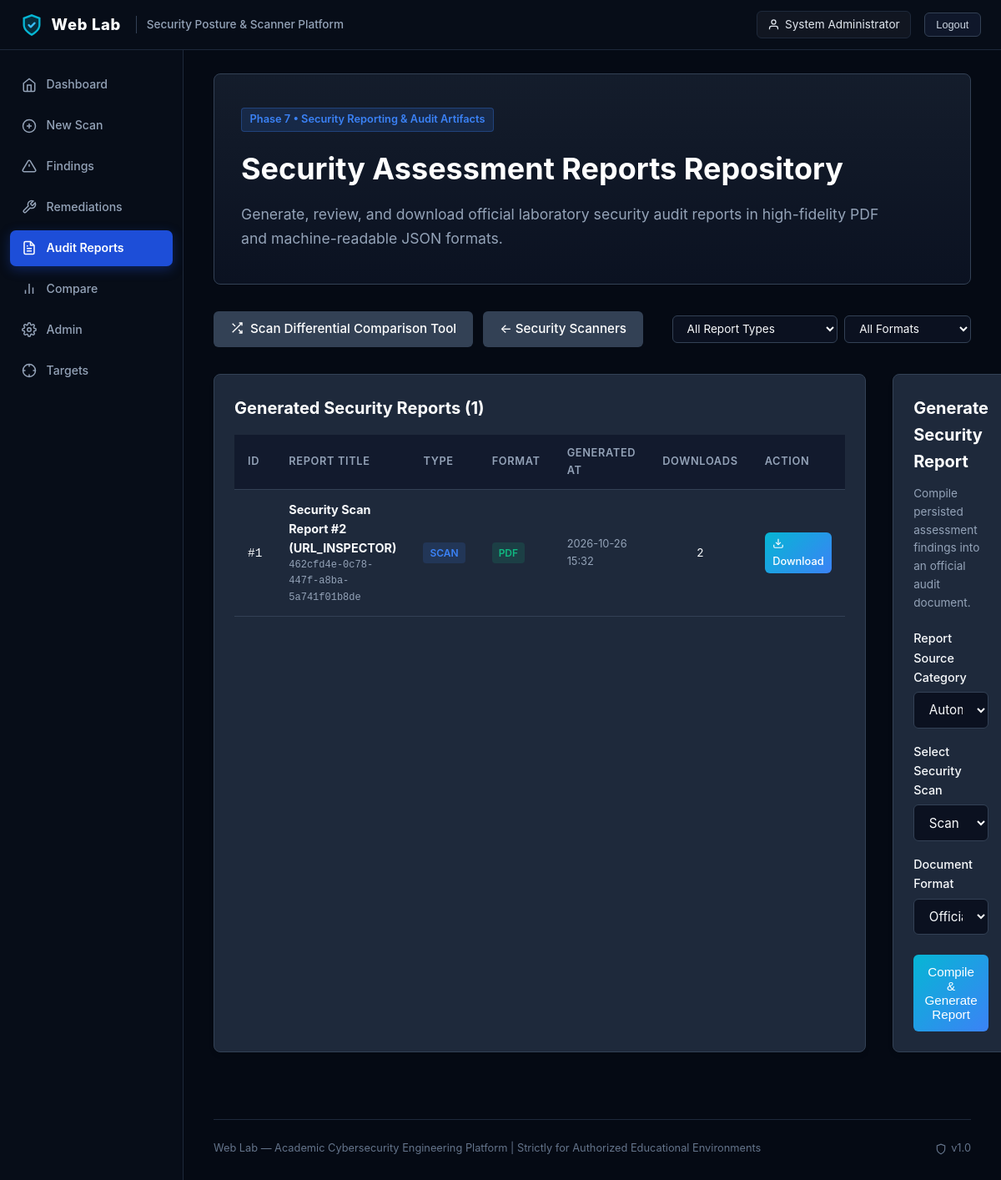
Screenshot of /reports (signed in) with the database file from the repository.
### app/models/user.py (models this page shows, shortened)
class User(db.Model):
    __tablename__ = "users"
    id = db.Column(db.Integer, primary_key=True)
    email = db.Column(db.String(255), unique=True, nullable=False, index=True)
    display_name = db.Column(db.String(100), nullable=False)
    password_hash = db.Column(db.String(255), nullable=False)
    role = db.Column(db.String(30), nullable=False, default=Role.USER)
    status = db.Column(db.String(20), nullable=False, default=UserStatus.ACTIVE)
    created_at = db.Column(
        db.DateTime,
        nullable=False,
        default=lambda: datetime.now(UTC),
    )
    updated_at = db.Column(
        db.DateTime,
        nullable=False,
        default=lambda: datetime.now(UTC),
        onupdate=lambda: datetime.now(UTC),
    )
    @property
    def is_active_account(self) -> bool:
        return self.status == UserStatus.ACTIVE
    @property
    def is_admin(self) -> bool:
        return self.role == Role.ADMIN
    def has_role(self, *roles: str) -> bool:
        return self.role in roles

### app/models/report.py (models this page shows, shortened)
class SecurityReport(db.Model):
    __tablename__ = "security_reports"
    id = db.Column(db.Integer, primary_key=True)
    uuid = db.Column(
        db.String(36), unique=True, nullable=False, index=True, default=lambda: str(uuid.uuid4())
    )
    title = db.Column(db.String(255), nullable=False)
    report_type = db.Column(
        db.String(32), nullable=False, index=True
    )  # SCAN, ASSESSMENT, COMPREHENSIVE, COMPARISON
    file_format = db.Column(db.String(10), nullable=False, default="pdf")  # pdf, json
    scan_id = db.Column(
        db.Integer, db.ForeignKey("security_scans.id", ondelete="SET NULL"), nullable=True
    )
    assessment_id = db.Column(
        db.Integer, db.ForeignKey("assessments.id", ondelete="SET NULL"), nullable=True
    )
    target_id = db.Column(
        db.Integer, db.ForeignKey("lab_targets.id", ondelete="SET NULL"), nullable=True
    )
    generated_by_user_id = db.Column(
        db.Integer, db.ForeignKey("users.id", ondelete="SET NULL"), nullable=True
    )
    file_path = db.Column(db.String(255), nullable=False)
    file_size_bytes = db.Column(db.Integer, nullable=False, default=0)
    download_count = db.Column(db.Integer, nullable=False, default=0)
    summary_json = db.Column(db.Text, nullable=True)
    created_at = db.Column(
        db.DateTime, nullable=False, default=lambda: datetime.now(UTC), index=True
    )
    scan = db.relationship("SecurityScan", backref=db.backref("reports", lazy=True))
    assessment = db.relationship("Assessment", backref=db.backref("reports", lazy=True))
    target = db.relationship("LabTarget", backref=db.backref("reports", lazy=True))
    generator = db.relationship("User", backref=db.backref("generated_reports", lazy=True))

### app/routes/reports.py (the view)
@reports_bp.route("", methods=["GET"])
@role_required(Role.SECURITY_ANALYST, Role.ADMIN)
def index():
    report_type_filter = request.args.get("type", "").strip().upper()
    format_filter = request.args.get("format", "").strip().lower()
    query = SecurityReport.query
    if report_type_filter:
        query = query.filter_by(report_type=report_type_filter)
    if format_filter in ("pdf", "json"):
        query = query.filter_by(file_format=format_filter)
    reports = query.order_by(SecurityReport.created_at.desc()).all()
    recent_scans = SecurityScan.query.order_by(SecurityScan.id.desc()).limit(15).all()
    recent_assessments = Assessment.query.order_by(Assessment.id.desc()).limit(15).all()
    targets = LabTarget.query.filter_by(is_authorized=True).all()
    return render_template(
        "reports/index.html",
        reports=reports,
        recent_scans=recent_scans,
        recent_assessments=recent_assessments,
        targets=targets,
        current_type=report_type_filter,
        current_format=format_filter,
    )

### app/security/auth.py (called while the page is built)
def get_current_user() -> User | None:
    if hasattr(g, "current_user"):
        return g.current_user
    user_id = session.get("user_id")
    if not user_id:
        g.current_user = None
        return None
    user = db.session.get(User, user_id)
    if not user or not user.is_active_account:
        session.clear()
        g.current_user = None
        return None
    g.current_user = user
    return user

### app/security/csrf.py (called while the page is built, shortened)
def generate_csrf_token() -> str:
    if "_csrf_token" not in session:
        session["_csrf_token"] = secrets.token_hex(32)
    return session["_csrf_token"]

def init_csrf(app: Flask) -> None:
    @app.context_processor
    def inject_csrf_token():
        return {"csrf_token": generate_csrf_token}
    @app.before_request
    def verify_csrf():
        if request.method in SAFE_METHODS:
            return

### app/templates/reports/index.html (shortened to what this page needs)
{% extends "base.html" %}
{% block content %}
<div class="hero">
  <span class="badge-phase" style="background-color: rgba(59, 130, 246, 0.15); color: var(--accent-blue); border-color: rgba(59, 130, 246, 0.3);">
    Phase 7 &bull; Security Reporting &amp; Audit Artifacts
  </span>
  <h1>Security Assessment Reports Repository</h1>
  <p>
    Generate, review, and download official laboratory security audit reports in high-fidelity PDF and machine-readable JSON formats.
  </p>
</div>
<div style="display: flex; justify-content: space-between; align-items: center; margin-bottom: 2rem; flex-wrap: wrap; gap: 1rem;">
  <div style="display: flex; gap: 0.75rem;">
    <a href="{{ url_for('reports.compare') }}" class="btn btn-secondary">
      Scan Differential Comparison Tool
    </a>
    <a href="{{ url_for('scans.index') }}" class="btn btn-secondary">
      &larr; Security Scanners
    </a>
  </div>
  <form method="GET" action="{{ url_for('reports.index') }}" style="display: flex; gap: 0.5rem; align-items: center;">
    <select name="type" class="form-control" style="width: auto; padding: 0.4rem 0.8rem; font-size: 0.85rem;" onchange="this.form.submit()">
      <option value="">All Report Types</option>
    </select>
    <select name="format" class="form-control" style="width: auto; padding: 0.4rem 0.8rem; font-size: 0.85rem;" onchange="this.form.submit()">
      <option value="">All Formats</option>
    </select>
  </form>
</div>
<div class="grid" style="grid-template-columns: 2fr 1fr; gap: 2rem;">
  <div class="card">
    <h2>Generated Security Reports ({{ reports|length }})</h2>
    {% if reports %}
      <div class="table-responsive">
        <table class="table">
          <thead>
            <tr>
              <th>ID</th>
              <th>Report Title</th>
              <th>Type</th>
              <th>Format</th>
              <th>Generated At</th>
              <th>Downloads</th>
              <th>Action</th>
            </tr>
          </thead>
          <tbody>
            {% for r in reports %}
              <tr>
                <td><code>#{{ r.id }}</code></td>
                <td>
                  <strong>{{ r.title }}</strong>
                  <div style="font-size: 0.75rem; color: var(--text-secondary); font-family: var(--font-mono);">{{ r.uuid }}</div>
                </td>
                <td>
                  <span class="badge" style="background-color: rgba(59, 130, 246, 0.15); color: var(--accent-blue); font-size: 0.75rem;">
                    {{ r.report_type }}
                  </span>
                </td>
                <td>
                  <span class="badge" style="background-color: rgba(16, 185, 129, 0.15); color: var(--accent-green); font-size: 0.75rem; text-transform: uppercase;">
                    {{ r.file_format }}
                  </span>
                </td>
                <td style="font-size: 0.8rem; color: var(--text-secondary);">
                  {{ r.created_at.strftime('%Y-%m-%d %H:%M') }}
                </td>
                <td style="text-align: center; font-size: 0.85rem;">
                  {{ r.download_count }}
                </td>
                <td>
                  <a href="{{ url_for('reports.download_report', report_id=r.id) }}" class="btn btn-primary btn-sm" style="padding: 0.25rem 0.6rem; font-size: 0.8rem;">
                    <svg width="14" height="14" viewBox="0 0 24 24" fill="none" stroke="currentColor" stroke-width="2" style="vertical-align: -2px; margin-right: 2px;">
                      <path d="M21 15v4a2 2 0 0 1-2 2H5a2 2 0 0 1-2-2v-4"></path>
                      <polyline points="7 10 12 15 17 10"></polyline>
                      <line x1="12" y1="15" x2="12" y2="3"></line>
                    </svg>
                    Download
                  </a>
                </td>
              </tr>
            {% endfor %}
          </tbody>
        </table>
      </div>
    {% endif %}
  </div>
  <div class="card">
    <h2>Generate Security Report</h2>
    <p style="color: var(--text-secondary); font-size: 0.85rem; margin-bottom: 1.25rem;">
      Compile persisted assessment findings into an official audit document.
    </p>
    <form method="POST" action="{{ url_for('reports.generate') }}">
      <div class="form-group" style="margin-bottom: 1rem;">
        <label for="report_type">Report Source Category</label>
        <select id="report_type" name="report_type" class="form-control" onchange="toggleReportSelectors(this.value)" required>
          <option value="scan">Automated Security Scan (Phase 6)</option>
        </select>
      </div>
      <div id="scan_selector_box" class="form-group" style="margin-bottom: 1rem;">
        <label for="scan_id">Select Security Scan</label>
        <select id="scan_id" name="scan_id" class="form-control">
          {% for s in recent_scans %}
            <option value="{{ s.id }}">Scan #{{ s.id }} &mdash; {{ s.scanner_type|upper }} ({{ s.status }}, {{ s.total_findings }} findings)</option>
          {% endfor %}
        </select>
      </div>
      <div class="form-group" style="margin-bottom: 1.5rem;">
        <label for="file_format">Document Format</label>
        <select id="file_format" name="file_format" class="form-control" required>
          <option value="pdf">Official PDF Document (.pdf)</option>
        </select>
      </div>
      <button type="submit" class="btn btn-primary" style="width: 100%; padding: 0.75rem;">
        Compile &amp; Generate Report
      </button>
    </form>
  </div>
</div>
{% endblock %}

### app/templates/base.html (shortened to what this page needs)
<!DOCTYPE html>
<html lang="en">
<head>
  <link rel="stylesheet" href="{{ url_for('static', filename='css/app.css') }}">
</head>
<body class="app-body">
  <header class="top-nav">
    <div class="top-nav-left">
      <a href="{{ url_for('dashboard.index') }}" class="brand-link">
        <span class="brand-title">Web Lab</span>
        <span class="brand-subtitle">Security Posture &amp; Scanner Platform</span>
      </a>
    </div>
    <div class="top-nav-right">
      {% if current_user %}
        <div class="user-pill">
          <svg width="15" height="15" viewBox="0 0 24 24" fill="none" stroke="currentColor" stroke-width="2">
            <path d="M20 21v-2a4 4 0 0 0-4-4H8a4 4 0 0 0-4 4v2"></path>
            <circle cx="12" cy="7" r="4"></circle>
          </svg>
          <span>{{ current_user.display_name }}</span>
        </div>
        <form action="{{ url_for('auth.logout') }}" method="POST" style="margin: 0; display: inline;">
          <button type="submit" class="btn-logout">Logout</button>
        </form>
      {% endif %}
    </div>
  </header>
  <div class="app-layout">
    <aside class="app-sidebar">
      <nav class="sidebar-nav">
        <a href="{{ url_for('dashboard.index') }}" class="sidebar-link {% if request.endpoint == 'dashboard.index' %}active{% endif %}">
          <svg class="sidebar-icon" viewBox="0 0 24 24" fill="none" stroke="currentColor" stroke-width="2">
            <path d="M3 9l9-7 9 7v11a2 2 0 0 1-2 2H5a2 2 0 0 1-2-2z"></path>
            <polyline points="9 22 9 12 15 12 15 22"></polyline>
          </svg>
          <span>Dashboard</span>
        </a>
        <a href="{{ url_for('scans.index') }}" class="sidebar-link {% if request.endpoint and request.endpoint.startswith('scans.index') %}active{% endif %}">
          <svg class="sidebar-icon" viewBox="0 0 24 24" fill="none" stroke="currentColor" stroke-width="2">
            <circle cx="12" cy="12" r="10"></circle>
            <line x1="12" y1="8" x2="12" y2="16"></line>
            <line x1="8" y1="12" x2="16" y2="12"></line>
          </svg>
          <span>New Scan</span>
        </a>
        <a href="{{ url_for('scans.findings_list') }}" class="sidebar-link {% if request.endpoint and 'finding' in request.endpoint %}active{% endif %}">
          <svg class="sidebar-icon" viewBox="0 0 24 24" fill="none" stroke="currentColor" stroke-width="2">
            <path d="M10.29 3.86L1.82 18a2 2 0 0 0 1.71 3h16.94a2 2 0 0 0 1.71-3L13.71 3.86a2 2 0 0 0-3.42 0z"></path>
            <line x1="12" y1="9" x2="12" y2="13"></line>
            <line x1="12" y1="17" x2="12.01" y2="17"></line>
          </svg>
          <span>Findings</span>
        </a>
        <a href="{{ url_for('remediations.index') }}" class="sidebar-link {% if request.endpoint and 'remediation' in request.endpoint %}active{% endif %}">
          <svg class="sidebar-icon" viewBox="0 0 24 24" fill="none" stroke="currentColor" stroke-width="2">
            <path d="M14.7 6.3a1 1 0 0 0 0 1.4l1.6 1.6a1 1 0 0 0 1.4 0l3.77-3.77a6 6 0 0 1-7.94 7.94l-6.91 6.91a2.12 2.12 0 0 1-3-3l6.91-6.91a6 6 0 0 1 7.94-7.94l-3.76 3.76z"></path>
          </svg>
          <span>Remediations</span>
        </a>
        <a href="{{ url_for('reports.index') }}" class="sidebar-link {% if request.endpoint == 'reports.index' %}active{% endif %}">
          <span>Audit Reports</span>
        </a>
        <a href="{{ url_for('reports.compare') }}" class="sidebar-link {% if request.endpoint and 'compare' in request.endpoint %}active{% endif %}">
          <svg class="sidebar-icon" viewBox="0 0 24 24" fill="none" stroke="currentColor" stroke-width="2">
            <line x1="18" y1="20" x2="18" y2="10"></line>
            <line x1="12" y1="20" x2="12" y2="4"></line>
            <line x1="6" y1="20" x2="6" y2="14"></line>
          </svg>
          <span>Compare</span>
        </a>
        {% if current_user and current_user.is_admin %}
          <a href="{{ url_for('admin.index') }}" class="sidebar-link {% if request.endpoint and 'admin.index' in request.endpoint %}active{% endif %}">
            <span>Admin</span>
          </a>
          <a href="{{ url_for('admin.lab_console') }}" class="sidebar-link {% if request.endpoint and 'lab_console' in request.endpoint %}active{% endif %}">
            <svg class="sidebar-icon" viewBox="0 0 24 24" fill="none" stroke="currentColor" stroke-width="2">
              <circle cx="12" cy="12" r="10"></circle>
              <line x1="22" y1="12" x2="18" y2="12"></line>
              <line x1="6" y1="12" x2="2" y2="12"></line>
              <line x1="12" y1="6" x2="12" y2="2"></line>
              <line x1="12" y1="22" x2="12" y2="18"></line>
            </svg>
            <span>Targets</span>
          </a>
        {% endif %}
      </nav>
    </aside>
    <main class="app-main">
      <div class="content-container">
        {% block content %}{% endblock %}
      </div>
      <footer class="app-footer">
        <div>
          Web Lab &mdash; Academic Cybersecurity Engineering Platform | Strictly for Authorized Educational Environments
        </div>
        <div class="footer-version">
          <svg width="14" height="14" viewBox="0 0 24 24" fill="none" stroke="currentColor" stroke-width="2">
            <path d="M12 22s8-4 8-10V5l-8-3-8 3v7c0 6 8 10 8 10z"></path>
          </svg>
          <span>v1.0</span>
        </div>
      </footer>
    </main>
  </div>
</body>
</html>

### rows the page displays
User: display_name "System Administrator"
SecurityReport: id "1", title "Security Scan Report #2 (URL_INSPECTOR)", uuid "462cfd4e-0c78-447f-a8ba-5a741f01b8de", report_type "SCAN", file_format "PDF", created_at "2026-10-26 15:32", download_count "2"

### other values shown
{{ reports|length }} "1"
